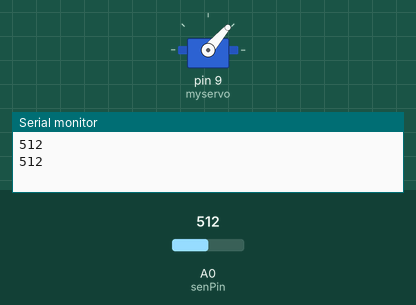
Recording of a sketch running on a simulated Arduino Uno, built with avr-gcc and run on an emulated ATmega328P. On the bench: servo, the last lines printed to the serial monitor. The inputs (shaded band) are chosen by the test bench; at power-on: A0 (senPin) = 512.

Above: at 6.3 s.
6.4 s: A0 (senPin) set to 503
At 6.84 s:
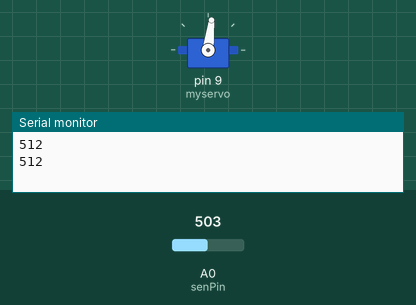
At 12.2 s:
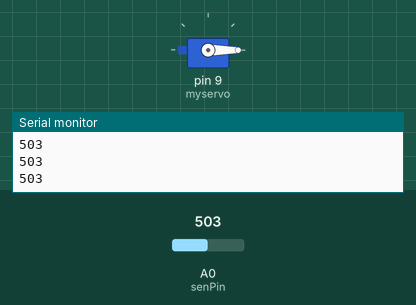
12.6 s: A0 (senPin) set to 511
18.8 s: A0 (senPin) set to 306
At 19.12 s:
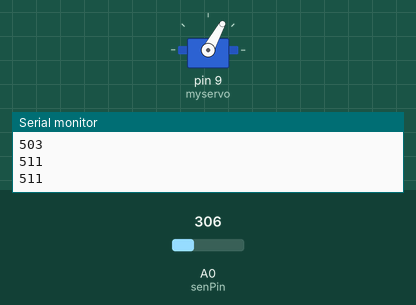
25.0 s: A0 (senPin) set to 520
Timing chart, 0 to 32.2 s (numbered marks = the images above; inputs shaded):
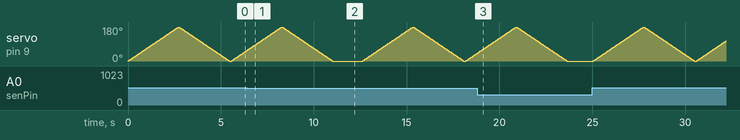

The sketch:

Soilmoisture.ino
```cpp
#include<Servo.h>
Servo myservo;

int pos=0;
int senPin=A0;
int senVal=0;

void setup() {
  // put your setup code here, to run once:
  myservo.attach(9);
  Serial.begin(9600);
}

void loop() {
  // put your main code here, to run repeatedly:
  senVal = analogRead(senPin);
  Serial.println(senVal);

  if(senVal > 510){
    for(pos=0; pos<=180;pos+=1){
      myservo.write(pos);
      delay(15);
    }
    for(pos=180;pos>=0;pos-=1){
      myservo.write(pos);
      delay(15);
    }
  }
  delay(100);
}
```

Measured:
- the behaviour switches between 511 and 510 on A0 (senPin) (found by bisection; images 0 and 1)
- after the input at 6.4 s, servo on pin 9 (myservo): goes on until 11.0 s, then stays 0°
- after the input at 18.8 s, servo on pin 9 (myservo): goes on until 23.6 s, then stays 0°
